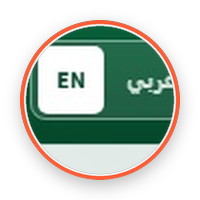

Generate this figure with Python:
import os
import sys
from PIL import Image, ImageDraw, ImageFilter, ImageFont

WORKSPACE_DIR = r"c:\Users\ISARVA\Documents\Restaurant-UserGuide-Application"
APP_DIR = os.path.join(WORKSPACE_DIR, "restaurant-app", "app")
FONTS_DIR = os.path.join(APP_DIR, "fonts")
SCREENS_DIR = os.path.join(WORKSPACE_DIR, "restaurant-app", "project", "screens")

if APP_DIR not in sys.path:
    sys.path.insert(0, APP_DIR)

from src.cache import get_cached_font

def build_magnifier_lens(
    screen_path: str,
    focus_x: int, # in original screen coordinates
    focus_y: int,
    lens_diameter: int = 170,
    zoom_factor: float = 2.2,
    border_color = (255, 92, 53, 255), # Brand orange
    border_width: int = 4
):
    """
    Creates a circular magnifier loupe zoomed in on (focus_x, focus_y).
    Includes a crisp circular border, glass rim effect, and drop shadow.
    """
    screen = Image.open(screen_path).convert("RGBA")
    sw, sh = screen.size
    
    # Calculate crop area on original screen
    crop_size = int(lens_diameter / zoom_factor)
    x1 = max(0, focus_x - crop_size // 2)
    y1 = max(0, focus_y - crop_size // 2)
    x2 = min(sw, x1 + crop_size)
    y2 = min(sh, y1 + crop_size)
    
    cropped = screen.crop((x1, y1, x2, y2))
    zoomed = cropped.resize((lens_diameter, lens_diameter), Image.Resampling.LANCZOS)
    
    # Create circular mask with antialiasing
    scale = 4
    mask = Image.new("L", (lens_diameter * scale, lens_diameter * scale), 0)
    d_mask = ImageDraw.Draw(mask)
    d_mask.ellipse((0, 0, lens_diameter * scale - 1, lens_diameter * scale - 1), fill=255)
    mask = mask.resize((lens_diameter, lens_diameter), Image.Resampling.LANCZOS)
    
    # Circular zoomed image
    circular_lens = Image.new("RGBA", (lens_diameter, lens_diameter), (0, 0, 0, 0))
    circular_lens.paste(zoomed, (0, 0), mask)
    
    # Draw double-ring bezel: Outer brand color, inner white highlight
    bezel = Image.new("RGBA", (lens_diameter * scale, lens_diameter * scale), (0, 0, 0, 0))
    d_bezel = ImageDraw.Draw(bezel)
    bw = border_width * scale
    # Outer ring (Brand orange/blue)
    d_bezel.ellipse((0, 0, lens_diameter * scale - 1, lens_diameter * scale - 1), outline=border_color, width=bw)
    # Inner white separator ring
    d_bezel.ellipse((bw, bw, lens_diameter * scale - 1 - bw, lens_diameter * scale - 1 - bw), outline=(255, 255, 255, 240), width=scale * 2)
    bezel = bezel.resize((lens_diameter, lens_diameter), Image.Resampling.LANCZOS)
    
    circular_lens.paste(bezel, (0, 0), bezel)
    
    # Create soft drop shadow
    pad = 20
    total_size = lens_diameter + pad * 2
    shadow_canvas = Image.new("RGBA", (total_size, total_size), (0, 0, 0, 0))
    d_shadow = ImageDraw.Draw(shadow_canvas)
    # shadow ellipse slightly offset downwards
    d_shadow.ellipse((pad + 2, pad + 6, pad + lens_diameter - 2, pad + lens_diameter + 4), fill=(0, 0, 0, 70))
    shadow_blurred = shadow_canvas.filter(ImageFilter.GaussianBlur(8))
    
    # Paste lens over shadow
    shadow_blurred.paste(circular_lens, (pad, pad), circular_lens)
    
    return shadow_blurred, pad

# Test generating magnifier
lens_img, pad = build_magnifier_lens(
    os.path.join(SCREENS_DIR, "03_main_dashboard.jpg"),
    focus_x=1740,
    focus_y=30,
    lens_diameter=160,
    zoom_factor=2.0
)
lens_img.save("scratch/test_lens.png")
print("Saved scratch/test_lens.png")
